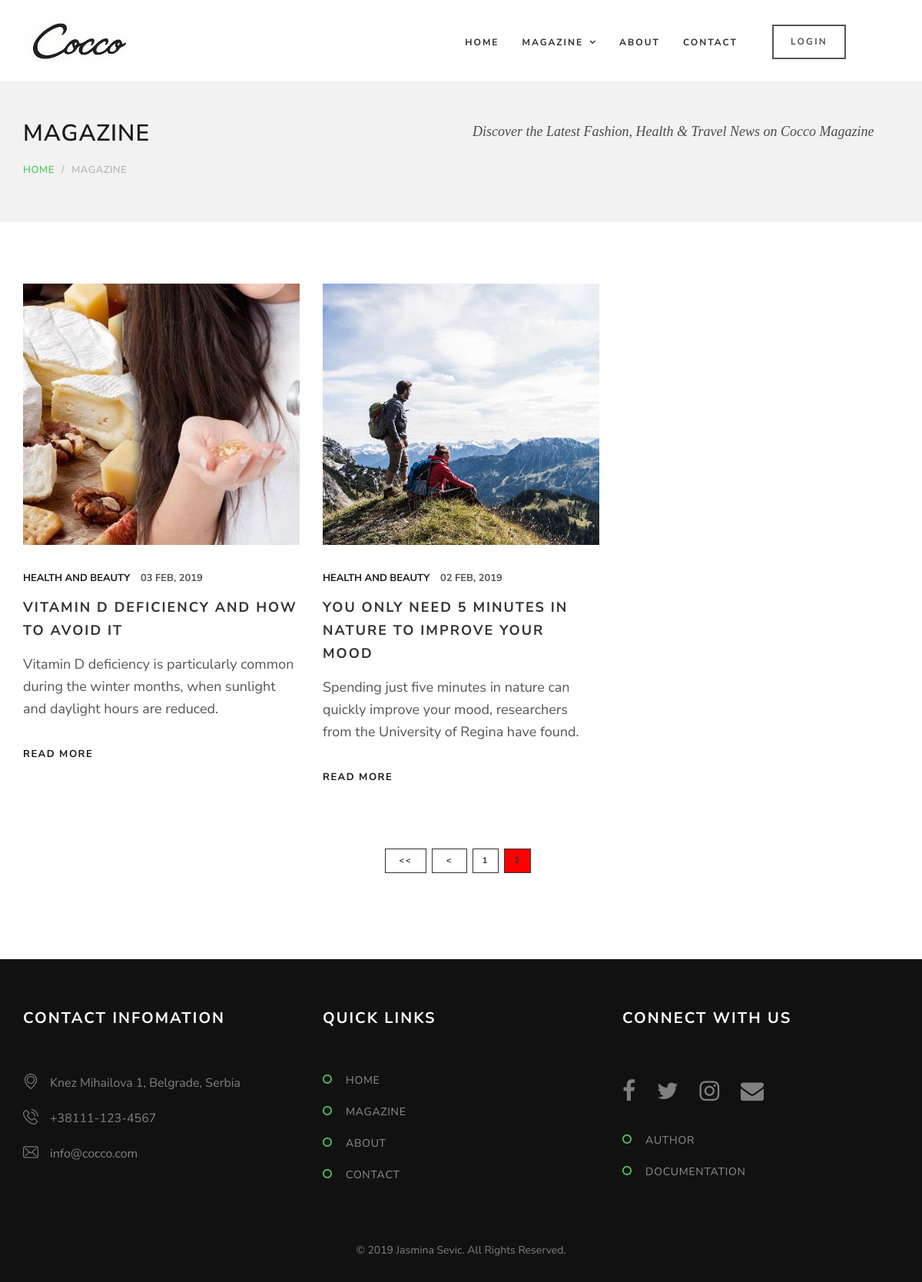
/index.php?page=blog_listing&id_category=2&curpage=2, run on the app's committed database.
### tables this page shows
CREATE TABLE `navigation` (
  `id_link` int(11) NOT NULL,
  `link_title` varchar(200) NOT NULL,
  `path` varchar(200) NOT NULL,
  `parent` int(11) NOT NULL,
  `level` int(11) NOT NULL
);

CREATE TABLE `posts` (
  `id_post` int(11) NOT NULL,
  `post_title` varchar(150) NOT NULL,
  `post_text` text NOT NULL,
  `summary` text NOT NULL,
  `publishing_date` timestamp NOT NULL DEFAULT CURRENT_TIMESTAMP ON UPDATE CURRENT_TIMESTAMP,
  `user_id` int(11) NOT NULL,
  `category_id` int(11) NOT NULL,
  `image_id` int(11) NOT NULL
);

CREATE TABLE `images` (
  `id_image` int(11) NOT NULL,
  `alt` varchar(150) NOT NULL,
  `image_path` varchar(150) NOT NULL,
  `small_image_path` varchar(150) NOT NULL
);

CREATE TABLE `categories` (
  `id_category` int(11) NOT NULL,
  `category_title` varchar(30) NOT NULL
);

### php/connection.php (called while the page is built)
<?php
    $host = getenv("HOST");
    $database = getenv("DATABASE");
    $username = getenv("USERNAME");
    $password = getenv("PASSWORD");
    try{
        $conn = new PDO("mysql:host=$host;dbname=$database;charset=utf8", $username, $password);
        $conn->setAttribute(PDO::ATTR_ERRMODE, PDO::ERRMODE_EXCEPTION);
        $conn->setAttribute(PDO::ATTR_DEFAULT_FETCH_MODE, PDO::FETCH_OBJ);
    }
    catch(PDOEXCEPTIONS $e){
        echo $e->getMessage();
    }
    function executeQuery($upit){
        global $conn;
        $result = $conn->query($upit)->fetchAll();
        return $result;
    }

### php/menu_builder.php (the view, shortened to what this page needs)
<?php
    $upit = "SELECT * FROM navigation n";
    $res = executeQuery($upit);
    function has_children($rows, $id){
        foreach ($rows as $row) {
            if ($row['parent_id'] == $id) {
                return true;
            }
        }
        return false;
    }
    function build_menu($rows, $parent = 0){
        $result = "<ul>";
        foreach ($rows as $row) {
            if ($row['parent_id'] == $parent) {
                $result .= "<li><a href='" . $row['path'] . "'>"
                    . $row['title'] . "</a>";
                    if (has_children($rows, $row['id'])) {
                        $result .= build_menu($rows, $row['id']);
                        }
                $result .= "</li>";
                    }
                }
            $result .= "</ul>";
        return $result;
    }
    function build_menu_without_childern($rows, $parent = 0){
        $result = "<ul class='angle angle-right'>";
        foreach ($rows as $row) {
            if ($row['parent_id'] == $parent) {
                $result .= "<li><a href='" . $row['path'] . "'>"
                        . $row['title'] . "</a>";
                $result .= "</li>";
                }
            }
        $result .= "</ul>";
    return $result;
    }

### views/blog_listing.php (shortened to what this page needs)
<div class="page-header">
        <div class="container">
            <div class="row">
                <div class="col-lg-6 col-md-6 col-sm-6 col-xs-12">
                    <div class="page-section">
                        <h1 class="page-title ">Magazine</h1>
                        <div class="page-breadcrumb">
                            <ol class="breadcrumb">
                                <li>
                                    <a href="index.php?page=main">Home</a>
                                </li>
                                <li>Magazine</li>
                            </ol>
                        </div>
                    </div>
                </div>
                <div class="col-lg-6 col-md-6 col-sm-6 hidden-xs">
                    <div class="page-section">
                        <p>Discover the Latest Fashion, Health &amp; Travel News on Cocco Magazine</p>
                    </div>
                </div>
            </div>
        </div>
    </div>
    <div class="space-medium">
        <div class="container">
            <div class="row">
                <?php
                $curpage = isset($_GET['curpage']) ? $_GET['curpage'] : 1;
                $id_category = "";
                if(isset($_GET['id_category'])){
                    $id_category = "&id_category=" . $_GET['id_category'];
                }
                $id_user = "";
                $recordsPerPage = 3;
                $fromRecordNum = ($recordsPerPage * $curpage) - $recordsPerPage;
                $articles = executeQuery("SELECT * FROM posts
                INNER JOIN categories ON category_id = id_category
                INNER JOIN images ON image_id = id_image
                INNER JOIN users ON user_id=id_user ".
                ($_GET['id_category'] ? " WHERE id_category=". $_GET['id_category'] : "")
                .
                ($_GET['id_user'] ? " WHERE id_user=". $_GET['id_user'] : "")
                . " ORDER BY publishing_date DESC LIMIT
                {$fromRecordNum}, {$recordsPerPage}");
                   foreach($articles as $article):
                ?>
                <div class="col-lg-4 col-md-4 col-sm-4 col-xs-12">
                    <div class="post-block">
                        <div class="post-img">
                            <a href="index.php?page=single_blog&id=<?= $article->id_post; ?>" class="imghover">
                                <img src="<?= $article->small_image_path ?>"  alt="<?= $article->alt?>" class="img-responsive">
                            </a>
                        </div>
                        <div class="post-content">
                            <div class="meta">
                                <span class="meta-categories">
                                    <a href="index.php?page=blog_listing&id_category=<?= $article->id_category; ?>"><?= $article->category_title?></a>
                                </span>
                                <span class="meta-date">
                                    <?php $publishing_date_time=explode(" ", $article->publishing_date);
                                        $publishing_date = explode("-", $publishing_date_time[0]);
                                        $publishing_time = explode(":", $publishing_date_time[1]);
                                        $timestamp = mktime($publishing_time[0], $publishing_time[1], $publishing_time[2], $publishing_date[1], $publishing_date[2], $publishing_date[0]);
                                        echo date("d M, Y", $timestamp);
                                    ?>
                                </span>
                            </div>
                            <h4>
                                <a href="index.php?page=single_blog&id=<?= $article->id_post; ?>" class="title"><?= $article->post_title?></a>
                            </h4>
                            <p><?= $article->summary?></p>
                            <a href="index.php?page=single_blog&id=<?= $article->id_post; ?>" class="btn-link">read more</a>
                        </div>
                    </div>
                </div>
                   <?php endforeach; ?>
                <div class="col-lg-12 col-md-12 col-sm-12 col-xs-12">
                    <div class="st-pagination">
                        <ul class="pagination">
                            <?php
                            if($curpage>1):
                            echo "<li>";
                                echo "<a href='{$_SERVER['PHP_SELF']}?page=blog_listing{$id_user}{$id_category}&curpage=1' title='Go to the first page.' class='customBtn'>";
                                echo "<span style='margin:0 .5em;'> << </span>";
                            echo "</a>";
                            echo "</li>";
                            $prev_page = $curpage - 1;
                            echo "<li>";
                            echo "<a href='{$_SERVER['PHP_SELF']}?page=blog_listing{$id_user}{$id_category}&curpage={$prev_page}' title='Previous page is {$prev_page}.' class='customBtn'>";
                                echo "<span style='margin:0 .5em;'> < </span>";
                            echo "</a>";
                            echo "</li>";
                                endif;
                            if(isset($_GET['id_category'])):
                                $id_categ = $_GET['id_category'];
                            $category_row_query = executeQuery("SELECT COUNT(*) as total_category_rows FROM posts
                            INNER JOIN categories ON category_id=id_category
                            WHERE category_id = {$id_categ}");
                            $total_category_rows = $category_row_query[0]->total_category_rows;
                            $total_pages = ceil($total_category_rows / $recordsPerPage);
                            endif;
                            $range = 3;
                            $initial_num = $curpage - $range;
                            $condition_limit_num = ($page + $range)  + 1;
                            for ($x=$initial_num; $x<$condition_limit_num; $x++) {
                                if (($x > 0) && ($x <= $total_pages)) {
                                    if ($x == $curpage) {
                                        echo "<li>";
                                            echo "<a href='#' class='customBtn' style='background:red;'>$x</a>";
                                        echo "</li>";
                                    }
                                    else {
                                        echo "<li>";
                                        echo " <a href='{$_SERVER['PHP_SELF']}?page=blog_listing{$id_user}{$id_category}&curpage=$x' class='customBtn'>$x</a> ";
                                        echo "</li>";
                                    }
                                }
                            }
                            ?>
                         </ul>
                    </div>
                </div>
            </div>
        </div>
    </div>

### data on the page
navigation: link_title "HOME"
navigation: link_title "MAGAZINE"
navigation: link_title "ABOUT"
navigation: link_title "CONTACT"
posts: image.small_image_path (picture), category.category_title "HEALTH AND BEAUTY", publishing_date "03 FEB, 2019", post_title "VITAMIN D DEFICIENCY AND HOW TO AVOID IT", summary "Vitamin D deficiency is particularly common during the winter months, when sunlight and daylight hours are reduced."
posts: image.small_image_path (picture), category.category_title "HEALTH AND BEAUTY", publishing_date "02 FEB, 2019", post_title "YOU ONLY NEED 5 MINUTES IN NATURE TO IMPROVE YOUR MOOD", summary "Spending just five minutes in nature can quickly improve your mood, researchers from the University of Regina have found."
